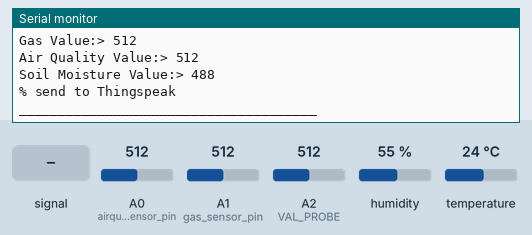
This sketch was run on a simulated Arduino Uno, built with avr-gcc and run on an emulated ATmega328P. On the bench: the last lines printed to the serial monitor. The inputs (shaded band) are chosen by the test bench; at power-on: humidity 55 %, A0 (airquality_sensor_pin) = 512, A1 (gas_sensor_pin) = 512, A2 (VAL_PROBE) = 512, temperature 24 °C. The modem accepts every AT command (registered, SIM ready, sends succeed) and sends nothing else.

Above: at 1.2 s.
1.3 s: A2 (VAL_PROBE) fed a 200 Hz sine of ±81 counts around its level
4.3 s: humidity set to 22 %
At 4.9 s:
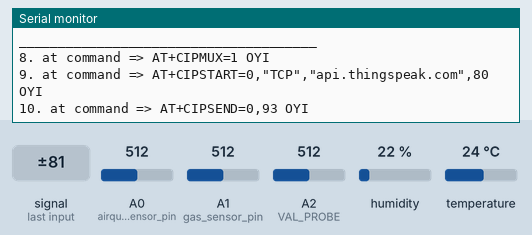
5.8 s: A0 (airquality_sensor_pin) set to 716
At 6.8 s:
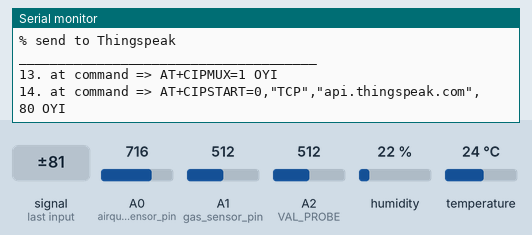
7.3 s: A1 (gas_sensor_pin) set to 716
At 8.7 s:
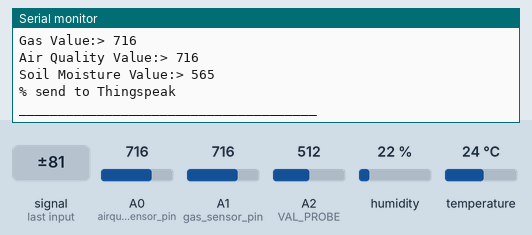
8.8 s: A2 (VAL_PROBE) set to 716
At 10.1 s:
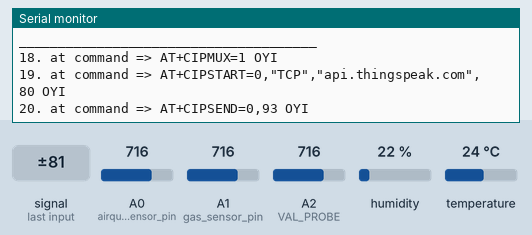
10.3 s: temperature set to 12 °C
At 11.7 s:
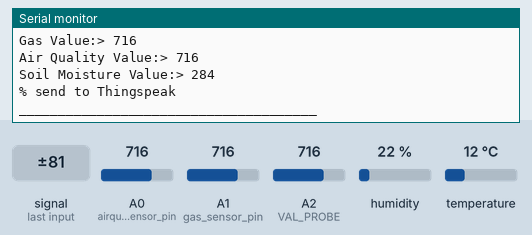
Timing chart, 0 to 12.8 s (numbered marks = the images above; inputs shaded):
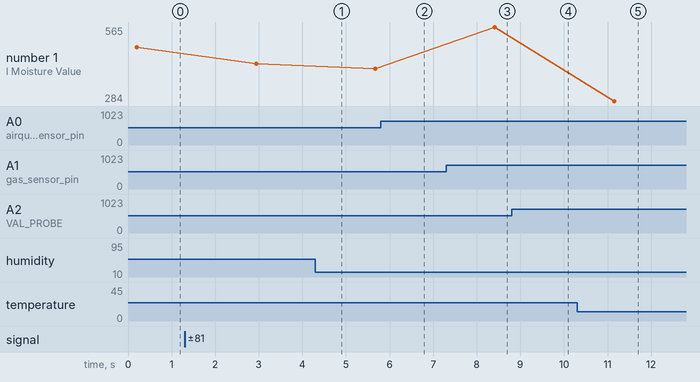

The sketch:

wifi.ino
```cpp
#include <SoftwareSerial.h>
#include <dht.h>
dht DHT;

#define airquality_sensor_pin 0
#define gas_sensor_pin 1
#define VAL_PROBE 2 // Analog pin 3
boolean DEBUG=true;
#define DHT11_PIN 4
#define RX 10
#define TX 11

String AP = "testnetwork";       // CHANGE ME
String PASS = "abcdefgh"; // CHANGE ME
String API = "SO4H0UGV0E6H92S5";   // CHANGE ME
String HOST = "api.thingspeak.com";
String PORT = "80";
String field = "field1";
String field2 = "field2";
String field3 = "field3";
String field4 = "field4";
String field5 = "field5";
int countTrueCommand;
int countTimeCommand;
boolean found = false;
int valSensor = 1;
SoftwareSerial esp8266(RX,TX);


void setup() {
  Serial.begin(9600);
  esp8266.begin(115200);
  sendCommand("AT",5,"OK");
  sendCommand("AT+CWMODE=1",5,"OK");
  sendCommand("AT+CWJAP=\""+ AP +"\",\""+ PASS +"\"",20,"OK");
  DEBUG=true;
}
void loop() {
  int chk = DHT.read11(DHT11_PIN);
  int err;
  int airquality_value = analogRead(airquality_sensor_pin);
  int gas_value = analogRead(gas_sensor_pin);
  int moisture = analogRead(VAL_PROBE);
  Serial.print("Temperature = ");
  int temp=DHT.temperature;
  Serial.println(DHT.temperature);
  Serial.print("Humidity = ");
  int hum=DHT.humidity;
  Serial.println(DHT.humidity);
  Serial.print("Gas Value:> ");
  Serial.print(gas_value);
  Serial.println();
  Serial.print("Air Quality Value:> ");
  Serial.print(airquality_value);
  Serial.println();
  Serial.print("Soil Moisture Value:> ");
  int m=1000-moisture;
  Serial.println(1000-moisture);
  Serial.println("% send to Thingspeak");
  Serial.println();
  Serial.print("______________________________________\n");
  delay(1000);
  //valSensor = getSensorData();
  String getData = "GET /update?api_key=" + API +"&"+ field +"="+String(temp) +"&"+ field2 +"="+String(hum) +"&"+ field3 +"="+String(gas_value) +"&"+ field4 +"="+String(airquality_value) +"&"+ field5 +"="+String(m);
  sendCommand("AT+CIPMUX=1",5,"OK");
  sendCommand("AT+CIPSTART=0,\"TCP\",\""+ HOST +"\","+ PORT,15,"OK");
  sendCommand("AT+CIPSEND=0," +String(getData.length()+4),4,">");
  esp8266.println(getData);delay(1500);countTrueCommand++;
  sendCommand("AT+CIPCLOSE=0",5,"OK");
}
//int getSensorData(){
  //return random(1000); // Replace with
//}
void sendCommand(String command, int maxTime, char readReplay[]) {
  Serial.print(countTrueCommand);
  Serial.print(". at command => ");
  Serial.print(command);
  Serial.print(" ");
  while(countTimeCommand < (maxTime*1))
  {
    esp8266.println(command);//at+cipsend
    if(esp8266.find(readReplay))//ok
    {
      found = true;
      break;
    }

    countTimeCommand++;
  }

  if(found == true)
  {
    Serial.println("OYI");
    countTrueCommand++;
    countTimeCommand = 0;
  }

  if(found == false)
  {
    Serial.println("Fail");
    countTrueCommand = 0;
    countTimeCommand = 0;
  }

  found = false;
 }
```

Measured:
- after the input at 7.3 s, the serial monitor: prints a new line after 1.1 s (image 3)
- after the input at 10.3 s, the serial monitor: prints a new line after 0.76 s (image 5)
- plotted number 1: 488 → 426 after the input at 1.3 s
